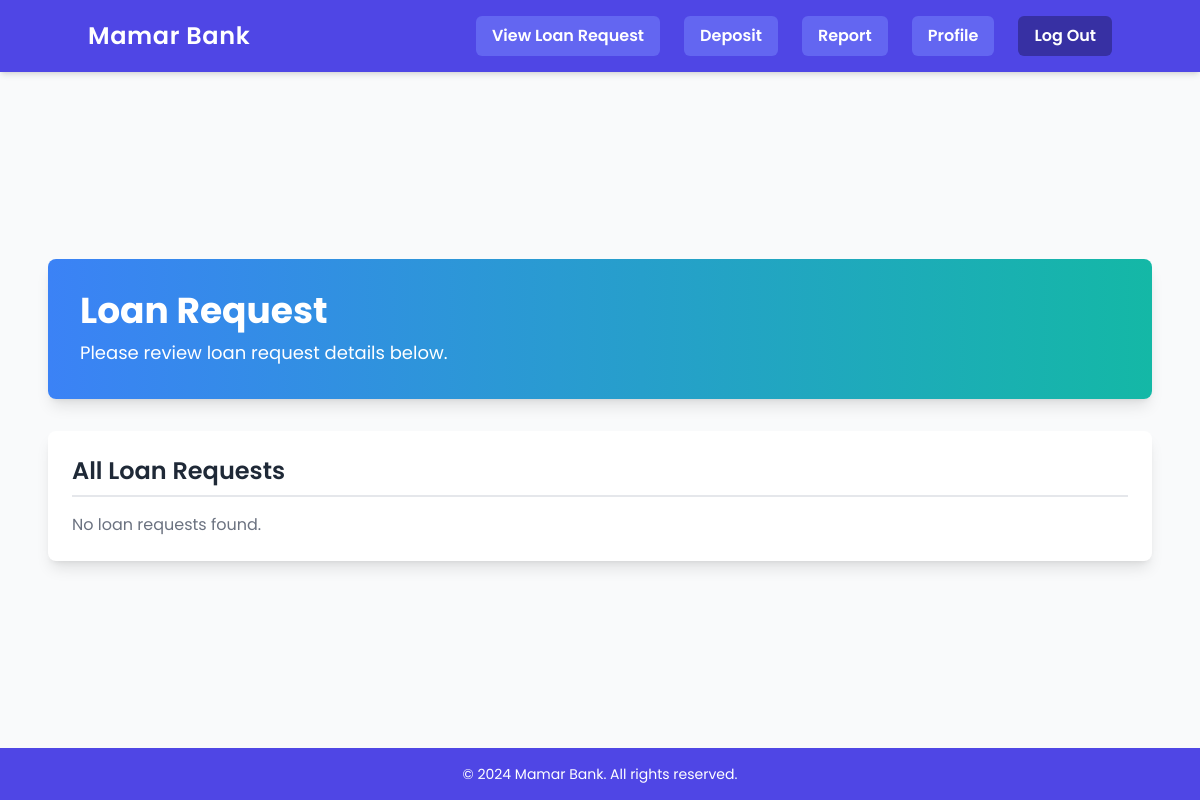
Before: /loan/request/ (signed in) with the older database file.
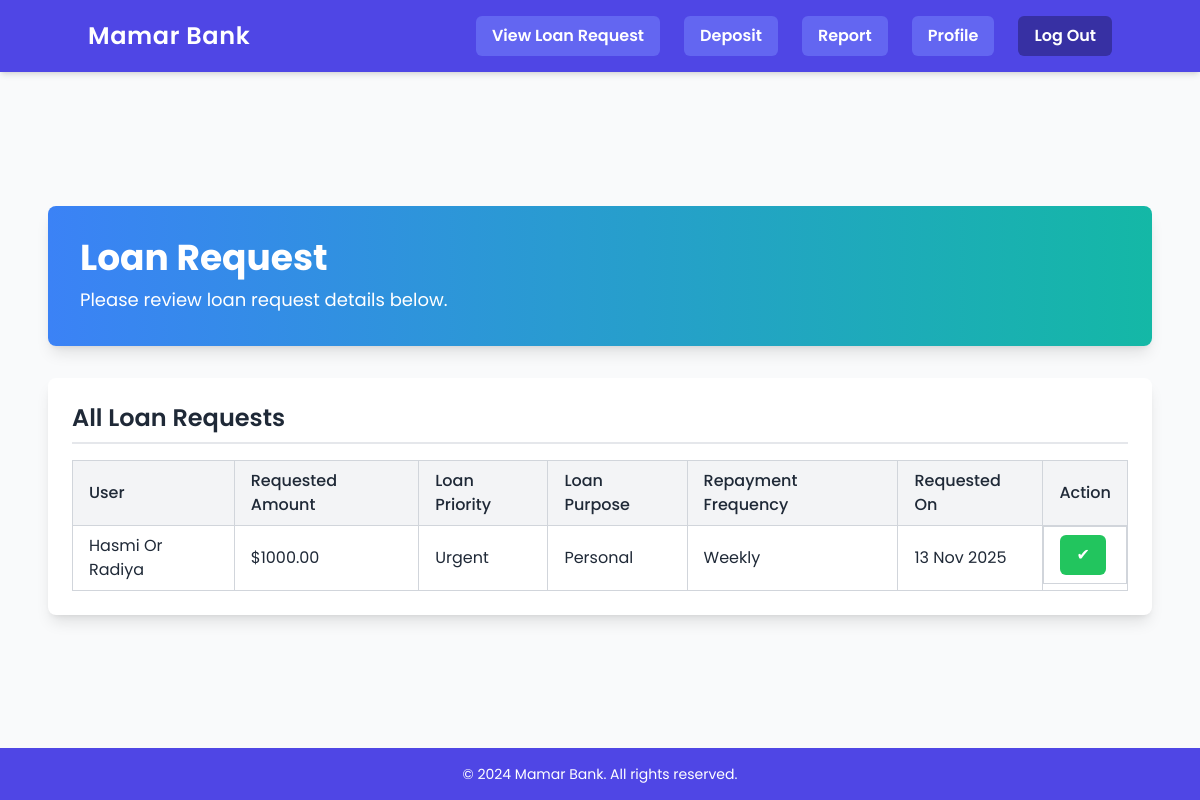
After: the same page with the newer database file.
### Transactions/models.py (models this page shows, shortened)
class Transaction(models.Model):
    user = models.ForeignKey(User, on_delete=models.CASCADE, related_name='transactions')
    transaction_type = models.CharField(max_length=50)
    amount = models.DecimalField(max_digits=12, decimal_places=2)
    description = models.TextField(blank=True, null=True)
    status = models.BooleanField(default=0) # 0: pending, 1: completed
    after_transaction_balance = models.DecimalField(max_digits=20, decimal_places=2, null=True, blank=True)
    created_at = models.DateTimeField(auto_now_add=True, null=1)
    updated_at = models.DateTimeField(auto_now=True, null=1)
    transaction_id = models.CharField(
        max_length=15,
        default=generate_transaction_id,
        editable=False
    )

class Loan(Transaction):
    purpose = models.CharField(max_length=50)
    priority = models.CharField(max_length=50)
    repayment_frequency = models.CharField(max_length=50)
    approve_admin = models.ForeignKey(User, on_delete=models.CASCADE, related_name='approved_admin', null=1)

class Transaction(models.Model):
    user = models.ForeignKey(User, on_delete=models.CASCADE, related_name='transactions')
    transaction_type = models.CharField(max_length=50)
    amount = models.DecimalField(max_digits=12, decimal_places=2)
    description = models.TextField(blank=True, null=True)
    status = models.BooleanField(default=0) # 0: pending, 1: completed
    after_transaction_balance = models.DecimalField(max_digits=20, decimal_places=2, null=True, blank=True)
    created_at = models.DateTimeField(auto_now_add=True, null=1)
    updated_at = models.DateTimeField(auto_now=True, null=1)
    transaction_id = models.CharField(
        max_length=15,
        default=generate_transaction_id,
        editable=False
    )

### Transactions/views.py (the view)
# urls.py: path('loan/request/', views.loan_request, name='loan_request'),
def loan_request(request):
    if not request.user.is_superuser:
        return redirect('home')
    loan_request = Loan.objects.filter(transaction_type='Loan', status=False)
    context = {
        'loan_request': loan_request,
    }
    return render(request, 'loan_request.html', context)

### Transactions/templates/loan_request.html (shortened to what this page needs)
{% extends 'base.html' %}
{% block content %}
    <div class="container mx-auto p-6 max-w-6xl">
        <div class="bg-gradient-to-r from-blue-500 to-teal-500 text-white shadow-lg rounded-lg p-8 mb-8">
            <h1 class="text-4xl font-bold">Loan Request</h1>
            <p class="text-lg mt-2">Please review loan request details below.</p>
        </div>
    <div class="bg-white shadow-lg rounded-lg p-6">
        <h2 class="text-2xl font-semibold text-gray-800 mb-4 border-b-2 pb-2">All Loan Requests</h2>
        {% if loan_request %}
            <div class="overflow-x-auto">
                <table class="min-w-full border-collapse border border-gray-300 text-left text-gray-800">
                    <thead class="bg-gray-100">
                        <tr>
                            <th class="border border-gray-300 px-4 py-2 font-medium">User</th>
                            <th class="border border-gray-300 px-4 py-2 font-medium">Requested Amount</th>
                            <th class="border border-gray-300 px-4 py-2 font-medium">Loan Priority</th>
                            <th class="border border-gray-300 px-4 py-2 font-medium">Loan Purpose</th>
                            <th class="border border-gray-300 px-4 py-2 font-medium">Repayment Frequency</th>
                            <th class="border border-gray-300 px-4 py-2 font-medium">Requested On</th>
                            <th class="border border-gray-300 px-4 py-2 font-medium">Action</th>
                        </tr>
                    </thead>
                    <tbody>
                        {% for loan in loan_request %}
                            <tr class="hover:bg-gray-50">
                                <td class="border border-gray-300 px-4 py-2">{{ loan.user.first_name }} {{ loan.user.last_name }}</td>
                                <td class="border border-gray-300 px-4 py-2">${{ loan.amount }}</td>
                                <td class="border border-gray-300 px-4 py-2">{{ loan.priority }}</td>
                                <td class="border border-gray-300 px-4 py-2">{{ loan.purpose }}</td>
                                <td class="border border-gray-300 px-4 py-2">{{ loan.repayment_frequency }}</td>
                                <td class="border border-gray-300 px-4 py-2">{{ loan.created_at|date:"d M Y" }}</td>
                                <td class="flex border border-gray-300 px-4 py-2">
                                    <form action="{% url 'approve_loan' loan.id %}" method="POST" class="inline-block">
                                        <button type="submit" class="bg-green-500 text-white px-4 py-2 rounded-md hover:bg-green-600">✔</button>
                                    </form>
                                </td>
                            </tr>
                        {% endfor %}
                    </tbody>
                </table>
            </div>
        {% else %}
            <p class="text-gray-500 mt-4">No loan requests found.</p>
        {% endif %}
    </div>
    </div>
{% endblock %}

### Core/templates/base.html (shortened to what this page needs)
<!DOCTYPE html>
<html lang="en">
<head>
    <script src="https://cdn.tailwindcss.com"></script>
</head>
<body class="bg-gray-50 text-gray-700 min-h-screen flex flex-col">
    {% include 'navbar.html' %}
    <main class="flex-grow p-6 mx-auto w-full min-h-auto flex items-center justify-center">
        {% block content %}{% endblock %}
    </main>
    <footer class="bg-indigo-600 text-white text-center p-4">
        <p class="text-sm">&copy; 2024 Mamar Bank. All rights reserved.</p>
    </footer>
</body>
</html>

### Core/templates/navbar.html (shortened to what this page needs)
{% block navbar %}
<header class="bg-indigo-600 text-white p-4 shadow-md">
    <div class="container mx-auto flex justify-between items-center">
        <a href="{% url 'home' %}" class="text-2xl font-semibold tracking-wide">
            Mamar Bank
        </a>
        <nav
            id="menu"
            class="hidden lg:flex flex-col lg:flex-row lg:space-x-6 lg:items-center lg:bg-transparent bg-indigo-700 lg:rounded-none rounded-lg lg:shadow-none shadow-lg lg:p-0 p-4">
            {% if user.is_authenticated %}
                {% if user.is_staff and user.is_superuser %}
                    <a href="{% url 'loan_request' %}" class="text-white font-semibold px-4 py-2 rounded-md bg-indigo-500 hover:bg-indigo-400 hover:shadow-md transition">
                        View Loan Request
                    </a>
                    <a href="{% url 'deposit' %}" class="text-white font-semibold px-4 py-2 rounded-md bg-indigo-500 hover:bg-indigo-400 hover:shadow-md transition">
                        Deposit
                    </a>
                {% endif %}
                <a href="{% url 'report' %}" class="text-white font-semibold px-4 py-2 rounded-md bg-indigo-500 hover:bg-indigo-400 hover:shadow-md transition">
                    Report
                </a>
                <a href="{% url 'profile' %}" class="text-white font-semibold px-4 py-2 rounded-md bg-indigo-500 hover:bg-indigo-400 hover:shadow-md transition">
                    Profile
                </a>
                <a href="{% url 'logout' %}" class="text-white font-semibold px-4 py-2 rounded-md bg-indigo-800 hover:bg-indigo-400 hover:shadow-md transition">
                    Log Out
                </a>
            {% endif %}
        </nav>
    </div>
</header>
{% endblock %}

### Core/templates/base.html (style rules this page uses)
body { font-family: 'Poppins', sans-serif; }

Changed rows visible on the page:
added Loan: user.first_name "Hasmi", user.last_name "Or Radiya", amount "1000.00", priority "Urgent", purpose "Personal", repayment_frequency "Weekly", created_at "13 Nov 2025"
Other visible differences:
text no longer shown: "No loan requests found."
text now shown: "User Requested Amount Loan Priority Loan Purpose Repayment Frequency Requested On Action"
